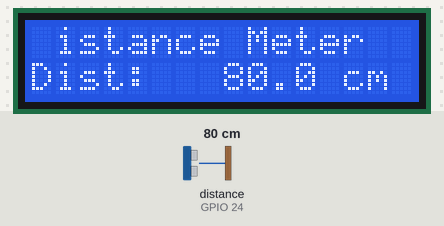
The program below on a simulated Raspberry Pi (BCM pin numbers). On the bench: 16×2 character LCD. The test bench sets the inputs (shaded band); at power-on: distance to the obstacle (sensor on GPIO 24) 80 cm. The echo pulse lasts 58.3 µs per cm; what the program prints to the terminal is not drawn.

Above: at 1.2 s.
1.3 s: distance to the obstacle (sensor on GPIO 24) set to 2 cm
At 2.5 s:
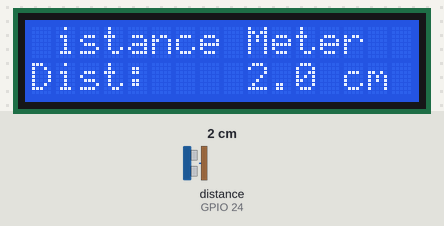
3.6 s: distance to the obstacle (sensor on GPIO 24) set to 4 cm
At 5.0 s:
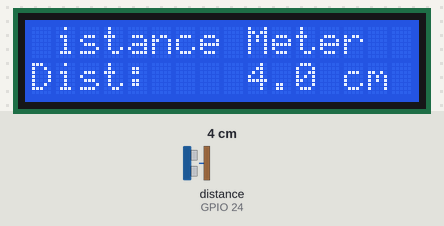
5.7 s: distance to the obstacle (sensor on GPIO 24) set to 9 cm
At 7.5 s:
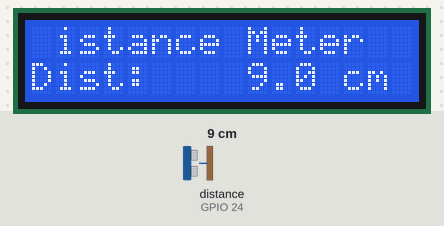
Timing chart, 0 to 9.0 s (numbered marks = the images above; inputs shaded):
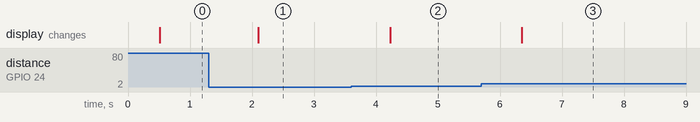

Measured:
- after the input at 1.3 s, the display: changes after 0.80 s (image 1)
- after the input at 3.6 s, the display: changes after 0.63 s (image 2)
- after the input at 5.7 s, the display: changes after 0.65 s (image 3)

The program:

test.py
```python
# from gpiozero import LED
# from time import sleep

# led = LED(17)

# while True:
#     led.on()
#     sleep(0.5)
#     led.off()

# from gpiozero import Buzzer
# from time import sleep

# #GPIO 18번 핀에 부저의 +극을 연결한 경우
# buzzer = Buzzer(18)

# while True:
#     buzzer.on() #부저켜기
#     print("Buzzer on")
#     sleep(1)

#     buzzer.off() #부저끄기
#     print("Buzzer off")
#     sleep(1)

# from gpiozero import DistanceSensor
# from time import sleep

# # trigger=23, echo=24 핀 설정
# # max_distance는 보통 2(미터) 정도로 잡습니다.
# sensor = DistanceSensor(echo=24, trigger=23)

# print("거리 측정 시작! (종료하려면 Ctrl+C)")

# try:
#     while True:
#         # sensor.distance는 '미터' 단위이므로 100을 곱해 'cm'로 만듭니다.
#         distance_cm = sensor.distance * 100
#         print(f"거리: {distance_cm:.2f} cm")
#         sleep(1)

# except KeyboardInterrupt:
#     print("측정 종료")

from gpiozero import DistanceSensor
from RPLCD.i2c import CharLCD
import time

# 1. 초음파 센서 설정 (기존 핀 유지)
sensor = DistanceSensor(echo=24, trigger=23)

# 2. LCD 설정 (기존 설정 유지)
lcd = CharLCD(
    i2c_expander='PCF8574',
    address=0x27,
    port=1,
    cols=16,
    rows=2,
    charmap='A00'
)

print("거리 측정 및 LCD 표시 시스템 시작!")

try:
    lcd.clear()
    lcd.cursor_pos = (0, 0)
    lcd.write_string("Distance Meter")

    while True:
        # 거리 측정 (cm 단위)
        dist = sensor.distance * 100

        # LCD 두 번째 줄에 거리값 출력
        lcd.cursor_pos = (1, 0)
        # 이전 글자가 남지 않도록 공백을 넉넉히 줌
        lcd.write_string(f"Dist: {dist:6.1f} cm  ")

        # 터미널에도 동시에 출력 (확인용)
        print(f"현재 측정 거리: {dist:.1f} cm")

        # 0.5초마다 갱신
        time.sleep(0.5)

except KeyboardInterrupt:
    print("\n시스템 종료")

finally:
    lcd.clear()
    lcd.close(clear=True)
    sensor.close()
```
